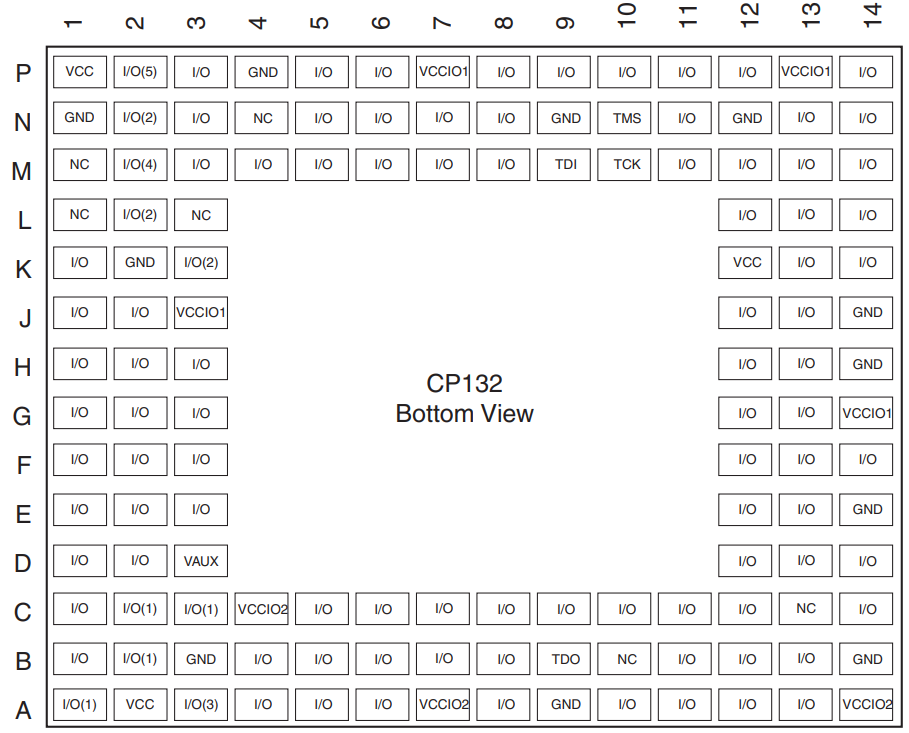
#> input picture pdfProcess/tests/ds093/ds093.png, 909 x 733 px
$ python table.py
#> lines starting #> are read from the running program, lines starting #| are printed output that depends on the picture; after the words box and inside, x2 and y2 are one past the last pixel; in counts of white or black regions, pixels touching at a corner belong together
#> further down, img is the input picture: shape (733, 909, 3); mean B, G, R 240.3, 240.2, 240.5
import cv2
import numpy as np
import pytesseract
from PIL import Image,ImageEnhance

def box_extraction(img):
    (thresh, img_bin) = cv2.threshold(img, 128, 255,cv2.THRESH_BINARY,cv2.THRESH_OTSU)
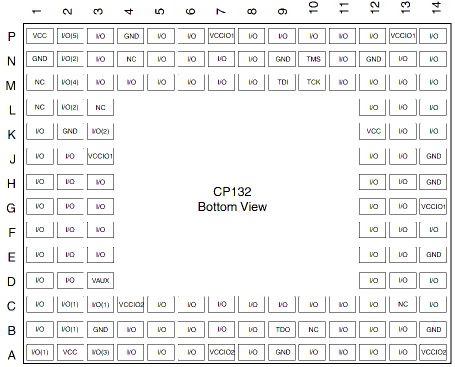
#> img_bin: shape (733, 909, 3) (shown at 1/2 size); mean B, G, R 240.5, 240.6, 240.8
#> thresh = 128
    img_bin=255-img_bin
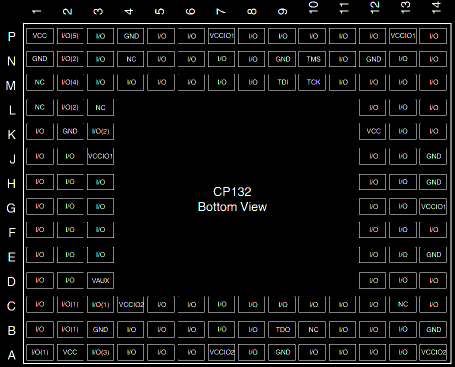
#> img_bin: shape (733, 909, 3) (shown at 1/2 size); mean B, G, R 14.5, 14.4, 14.2

    kernel_length=np.array(img).shape[1]//40
    vertical_kernel=cv2.getStructuringElement(cv2.MORPH_RECT,(1,kernel_length))
    hori_kernel=cv2.getStructuringElement(cv2.MORPH_RECT,(kernel_length,1))
    kernel=cv2.getStructuringElement(cv2.MORPH_RECT,(3,3))

    img_temp1=cv2.erode(img_bin,vertical_kernel,iterations=1)
    vertical_lines_img=cv2.dilate(img_temp1,vertical_kernel,iterations=1)
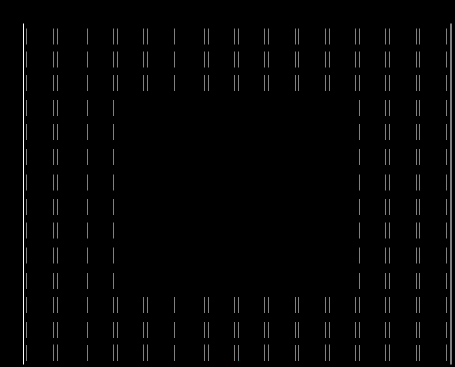
#> vertical_lines_img: shape (733, 909, 3) (shown at 1/2 size); mean B, G, R 4, 4, 4
    # cv2.imwrite('vertical.jpg',vertical_lines_img)

    img_temp2=cv2.erode(img_bin,hori_kernel,iterations=1)
    horizontal_lines_img=cv2.dilate(img_temp2,hori_kernel,iterations=1)
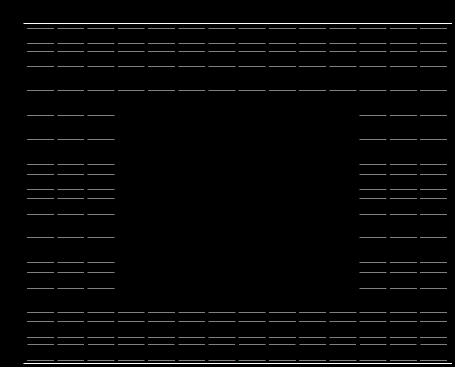
#> horizontal_lines_img: shape (733, 909, 3) (shown at 1/2 size); mean B, G, R 5.5, 5.5, 5.5
    # cv2.imwrite('horizontal.jpg',horizontal_lines_img)

    alpha=0.5
    beta=1-alpha
    img_final_bin=cv2.addWeighted(vertical_lines_img,alpha,horizontal_lines_img,beta,0)
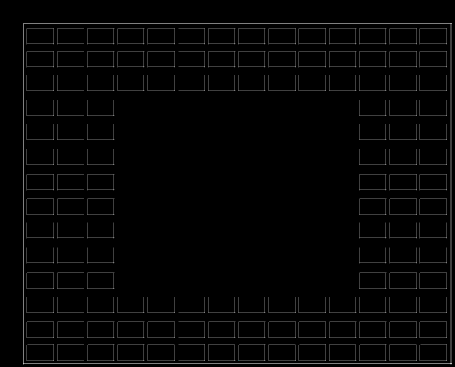
#> img_final_bin: shape (733, 909, 3) (shown at 1/2 size); mean B, G, R 4.8, 4.8, 4.8
    # img_final_bin=cv2.erode(img_final_bin,kernel,iterations=1)
    # img_final_bin=cv2.dilate(img_final_bin,kernel,iterations=1)
    # (thresh,img_final_bin)=cv2.threshold(img_final_bin,128,255,cv2.THRESH_BINARY,cv2.THRESH_OTSU)
    # cv2.imwrite('temp.jpg',img_final_bin)
    img_final_bin=cv2.cvtColor(img_final_bin,cv2.COLOR_BGR2GRAY)
#> img_final_bin: shape (733, 909)
    contours,hierachy=cv2.findContours(img_final_bin,cv2.RETR_TREE,cv2.CHAIN_APPROX_SIMPLE)
#> contours = 186 contours, 80 with area under 20; largest, box (x1, y1, x2, y2) and area: (46, 46, 904, 729) 582942, (47, 47, 902, 727) 579864, (235, 688, 289, 722) 1666, (235, 688, 288, 721) 1662, (839, 643, 894, 676) 1645
    # (contours,boundingBoxes)=cv2.sort_contours(contours,method="top-to-bottom")
    textlist=[]
    for i in range(len(contours)):
        x,y,w,h=cv2.boundingRect(contours[i])
#> x = 46; y = 46; w = 858; h = 683

        if(w>10 and h>10) and w>h:
            # cv2.rectangle(img,(x,y),(x+w,y+h),(0,255,0),2)
            new_img=img[y:y+h,x:x+w]
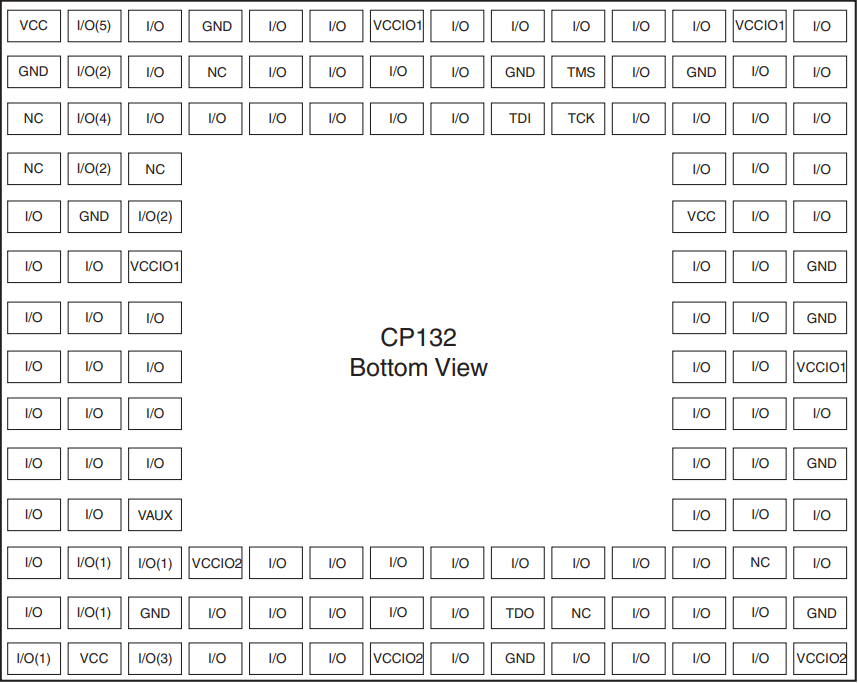
#> new_img: shape (683, 858, 3); mean B, G, R 239.6, 239.5, 239.8
            cv2.imwrite('./table_output/%s.jpg'%i,new_img)
            text=totext('./table_output/%s.jpg'%i)
            textlist.append([(x,y),text])
    textlist=textlist[2:]
    out=open('text.txt','w')
    for item in textlist:
        out.write("(%s,%s) %s\n"%(item[0][0],item[0][1],item[1]))
    print(textlist)
    cv2.imshow('contour',img)
    cv2.waitKey(0)


def totext(filename):
#> called with filename = './table_output/0.jpg'
    im=Image.open(filename)
    im=im.resize((im.width*1,im.height*1))
    imgray=im.convert('L')
    sharpness=ImageEnhance.Contrast(imgray)
    sharp_img=sharpness.enhance(1)
    text=pytesseract.image_to_string(sharp_img,config="-c tessedit_char_whitelist=0123456789ABCDEFGHIJKLMNOPQRSTUVWXY(1)(2)(3)(4)(5)(6)(7)(8)(9)(0)/#*")
    return text
if __name__=='__main__':
    img = cv2.imread('./tests/ds093/ds093.png')
    # [4 lines of commented-out code are left out]
    box_extraction(img)
#> (the call stopped at in totext, `text=pytesseract.image_to_string(sharp_img,config="-c tessedit_char_wh..`: pytesseract is not available in this run)

$ run again, with pdfProcess/tests/42-45S83200G-16160G/42-45S83200G-16160G.png copied over pdfProcess/tests/ds093/ds093.png
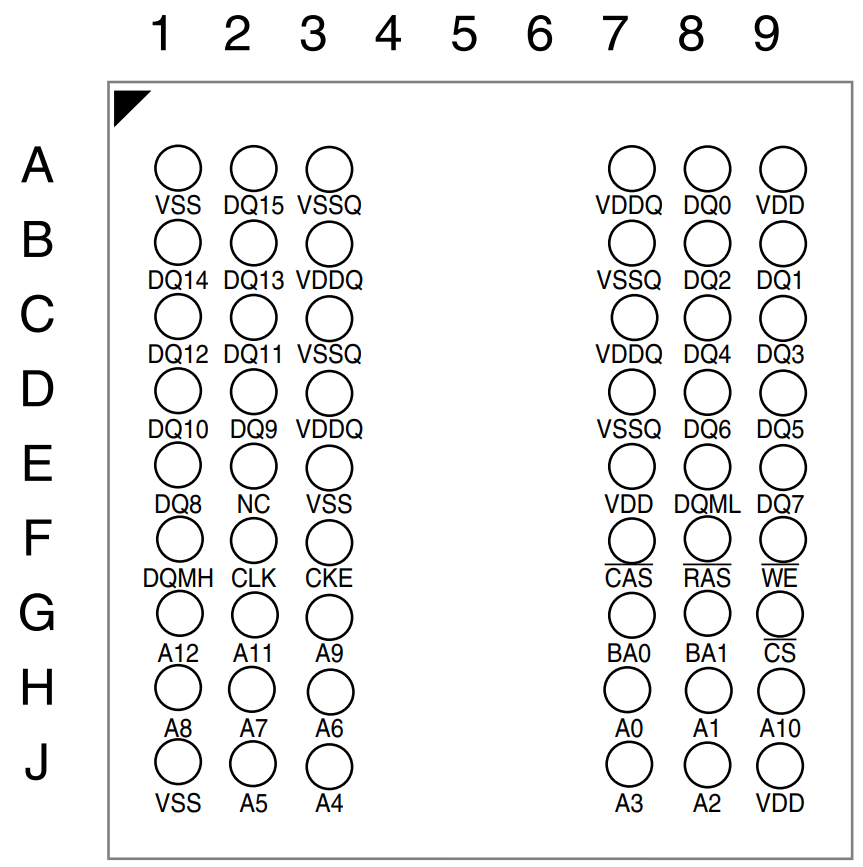
#> input picture pdfProcess/tests/42-45S83200G-16160G/42-45S83200G-16160G.png, 863 x 867 px
#> img is the input picture: shape (867, 863, 3); mean B, G, R 238.4, 238.4, 238.4
#> thresh = 128
#> in box_extraction, `img_temp1=cv2.erode(img_bin,vertical_kernel,iterations=1)`:
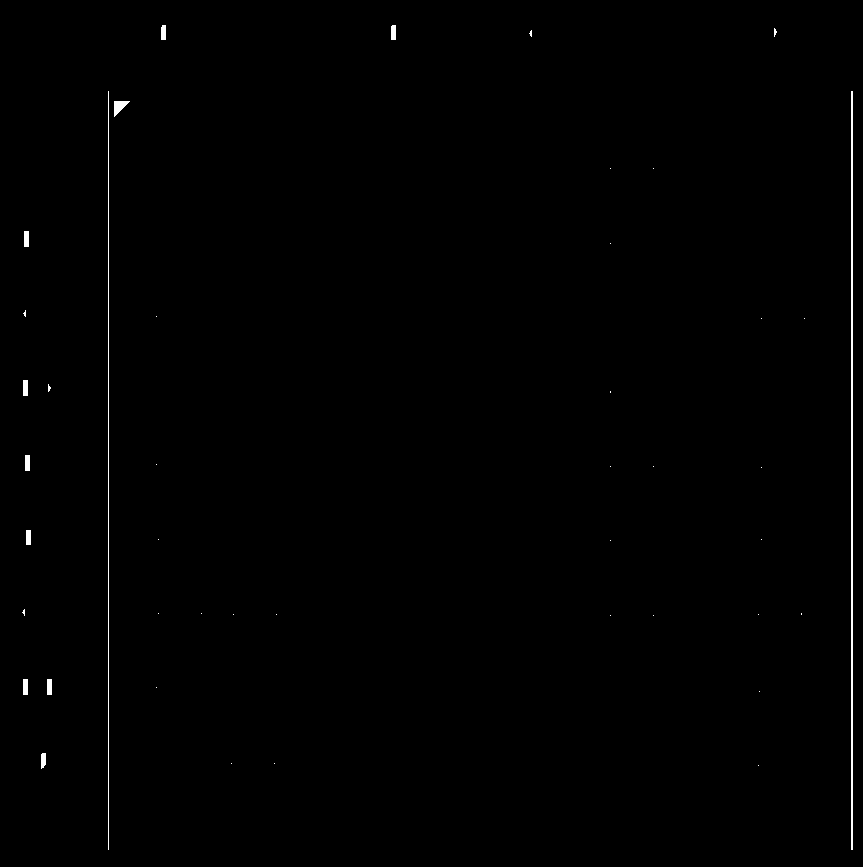
#> img_temp1: shape (867, 863, 3); 0.43% white in thin lines or dots
#> vertical_lines_img: shape (867, 863, 3); 0.71% white; 44 white regions
#> in box_extraction, `img_final_bin=cv2.addWeighted(vertical_lines_img,alpha,horizontal_line..`:
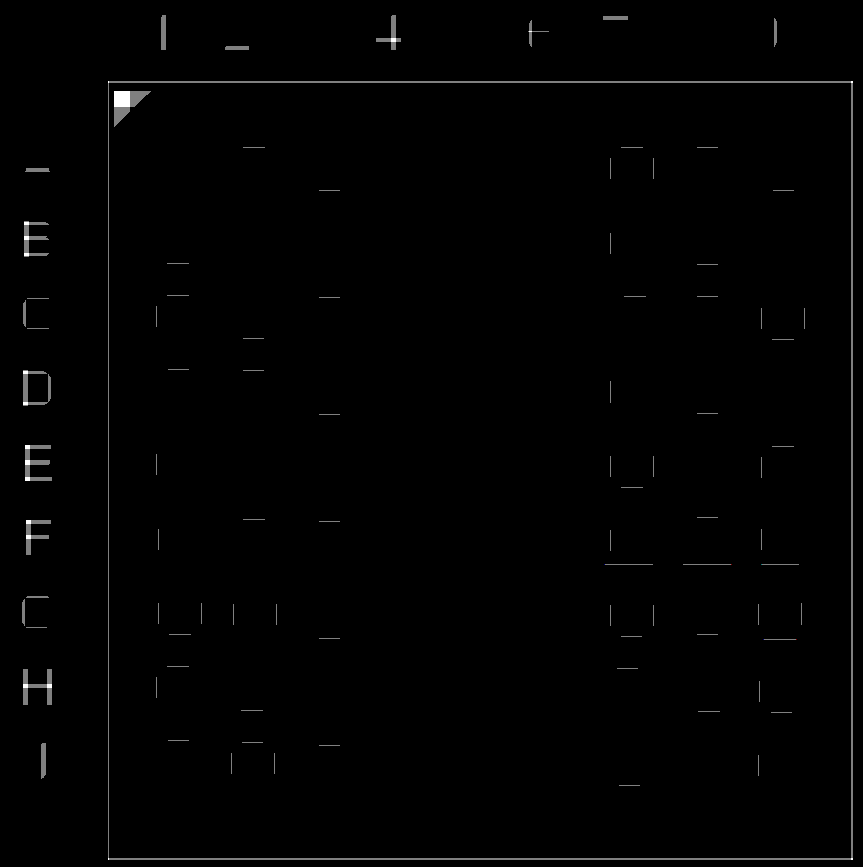
#> img_final_bin: shape (867, 863, 3); mean B, G, R 1.9, 1.9, 1.9
#> contours = 88 contours, 69 with area under 20; largest, box (x1, y1, x2, y2) and area: (108, 81, 853, 860) 578832, (108, 82, 852, 859) 576566, (114, 91, 151, 127) 604, (25, 445, 52, 481) 350, (23, 669, 52, 705) 342
#> x = 41; y = 743; w = 5; h = 36

$ run again, with pdfProcess/tests/66-67WVE2M16EALL-BLL-CLL/66-67WVE2M16EALL-BLL-CLL.png copied over pdfProcess/tests/ds093/ds093.png
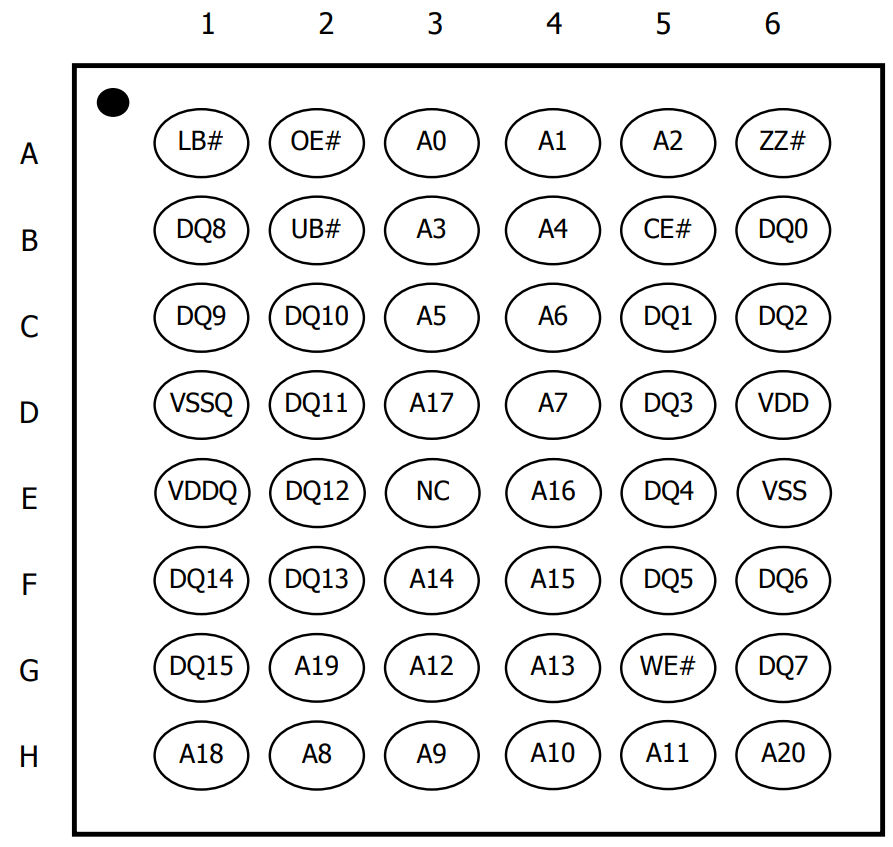
#> input picture pdfProcess/tests/66-67WVE2M16EALL-BLL-CLL/66-67WVE2M16EALL-BLL-CLL.png, 893 x 847 px
#> img is the input picture: shape (847, 893, 3); mean B, G, R 233.7, 233.7, 233.7
#> thresh = 128
#> in box_extraction, `img_temp2=cv2.erode(img_bin,hori_kernel,iterations=1)`:
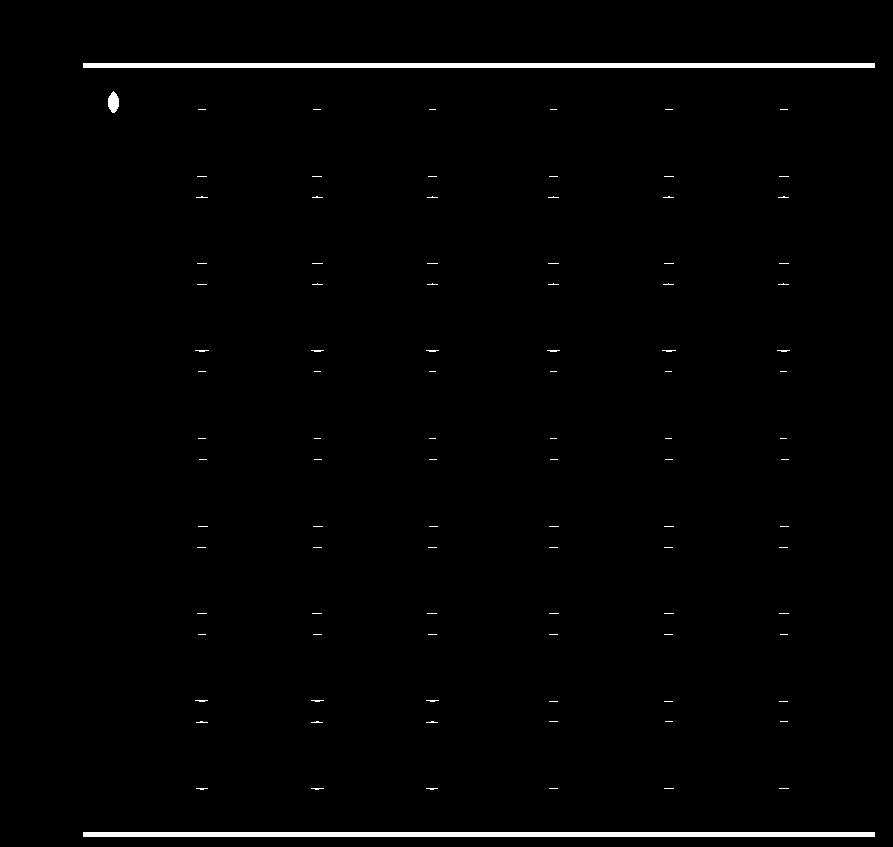
#> img_temp2: shape (847, 893, 3); 1.2% white; 99 white regions (91 under 20 px), largest, box (x1, y1, x2, y2) and area: (83, 63, 875, 68) 3960, (83, 832, 875, 837) 3960, (108, 91, 119, 113) 178
#> horizontal_lines_img: shape (847, 893, 3); 1.6% white; 99 white regions
#> in box_extraction, `img_final_bin=cv2.addWeighted(vertical_lines_img,alpha,horizontal_line..`:
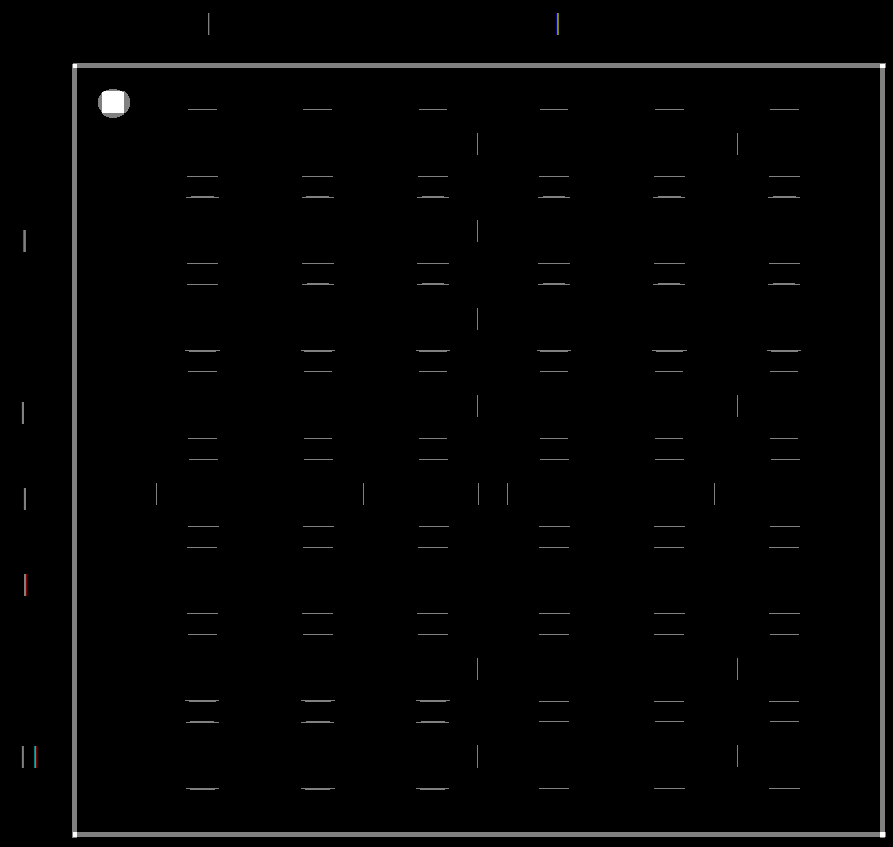
#> img_final_bin: shape (847, 893, 3); mean B, G, R 3.6, 3.6, 3.6
#> contours = 122 contours, 85 with area under 20; largest, box (x1, y1, x2, y2) and area: (72, 63, 886, 838) 627694, (76, 67, 881, 833) 615058, (98, 89, 130, 118) 700, (34, 746, 37, 768) 42, (21, 746, 24, 768) 42
#> x = 34; y = 746; w = 3; h = 22
